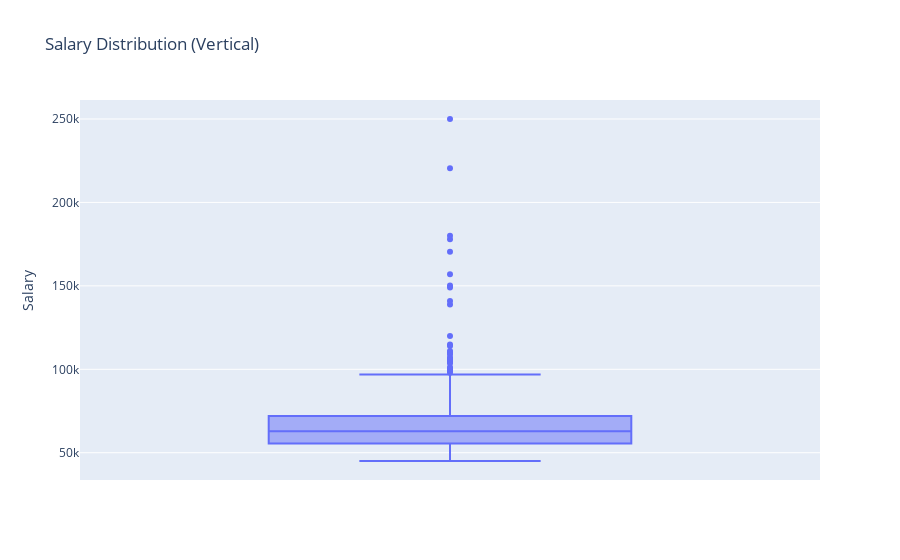

Notebook code for this chart:
### Markdown cell above
---

### 🎯 Exercise 1: Salary box plot (vertical)

#### 👇 Tasks

- ✔️ Draw a vertical box plot of `Salary` in `df_hr`.
- ✔️ Store your figure to a variable named `fig`.
- ✔️ Add an appropriate title to your figure.
- ✔️ Display the figure using `fig.show()`

### Code cell
# YOUR CODE BEGINS
fig = px.box(df_hr, y="Salary", title="Salary Distribution (Vertical)")
fig.show()
# YOUR CODE ENDS

### Figure 1 — Plotly figure (JSON) as saved in the notebook; plotly's stock layout.template omitted (floating-point values rounded to 4 significant figures; data arrays with more than 128 entries replaced by an {"elided": "..."} marker saying what was removed)
{"data": [{"alignmentgroup": "True", "hovertemplate": "Salary=%{y}<extra></extra>", "legendgroup": "", "marker": {"color": "#636efa"}, "name": "", "notched": false, "offsetgroup": "", "orientation": "v", "showlegend": false, "type": "box", "x0": " ", "xaxis": "x", "y": {"elided": "311 int values"}, "y0": " ", "yaxis": "y"}], "layout": {"boxmode": "group", "legend": {"tracegroupgap": 0}, "title": {"text": "Salary Distribution (Vertical)"}, "xaxis": {"anchor": "y", "domain": [0, 1]}, "yaxis": {"anchor": "x", "domain": [0, 1], "title": {"text": "Salary"}}}}
